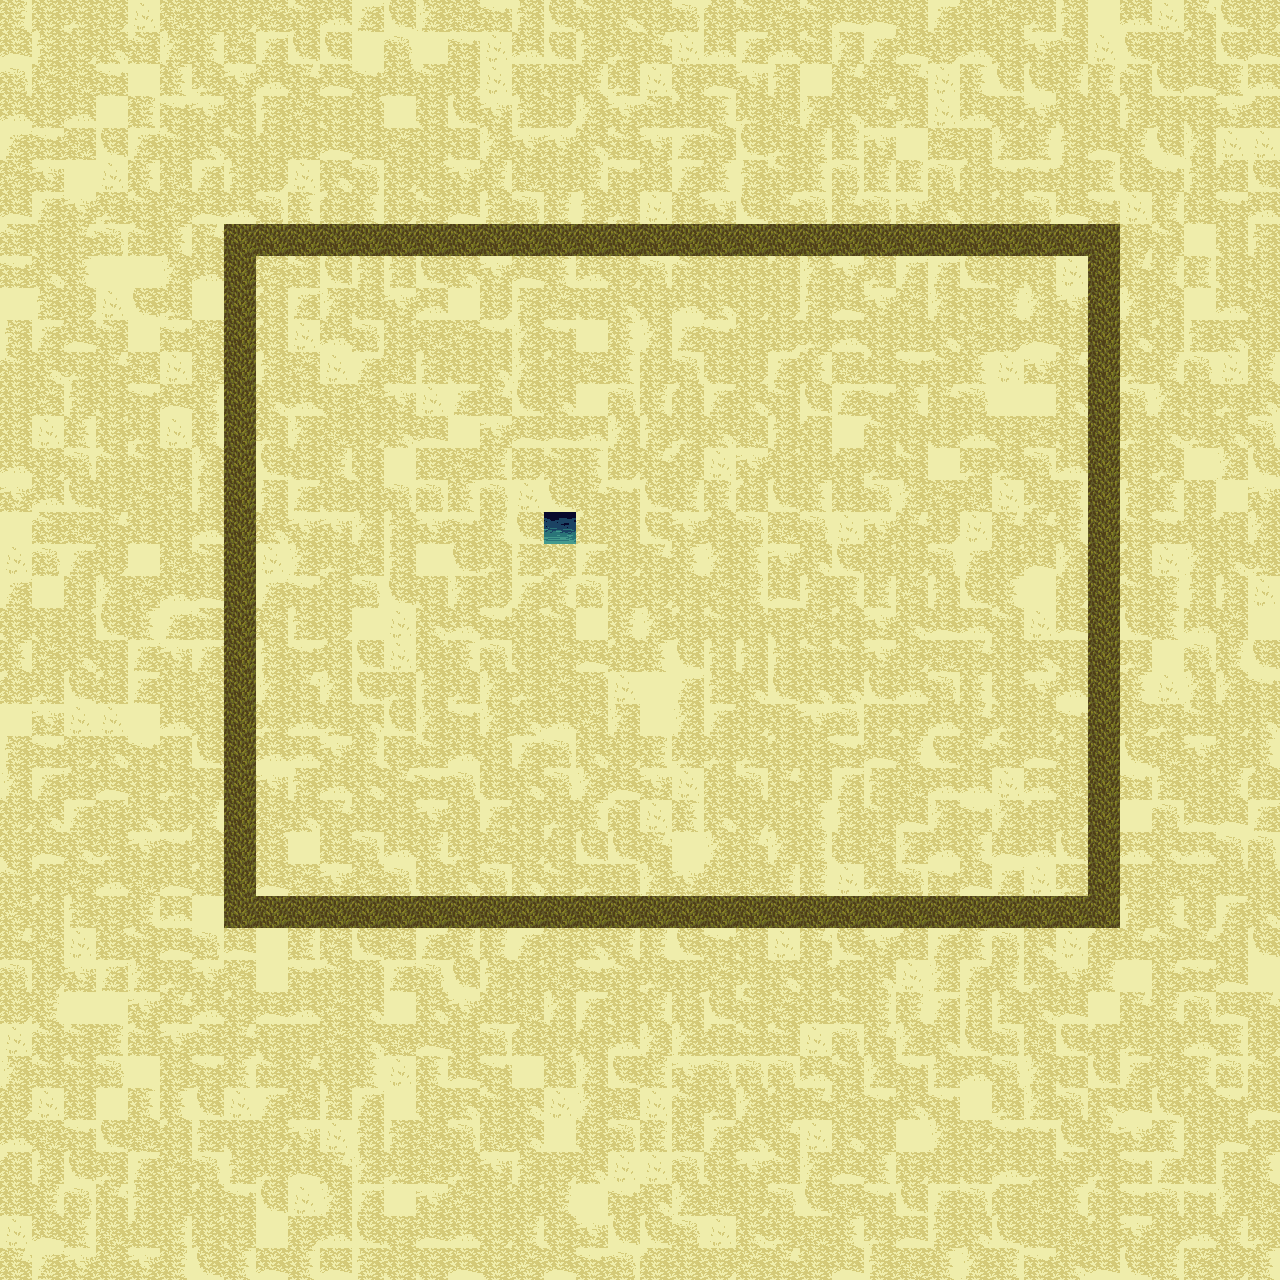

This game map was drawn from its Tiled (.tmx) file and the tilesets committed beside it. A one-line description and the trimmed map source follow:
An orthogonal 40x40 tile map with 32x32 px tiles, 3 tile layers (Tile Layer 1, WorldObjects, CollisionLayer).

<map version="1.0" tiledversion="1.1.4" orientation="orthogonal" renderorder="left-down" width="40" height="40" tilewidth="32" tileheight="32" infinite="0" nextobjectid="1">
 <properties>
  <property name="unity:scale" value=".0312" />
 </properties>
 <tileset firstgid="1" source="HyptosisSprites/hyptosis_tile-art-batch-1.tsx" />
 <layer name="Tile Layer 1" width="40" height="40">
  <data>[1600 cells, 1600 non-empty, 24 distinct tile ids]</data>
 </layer>
 <layer name="WorldObjects" width="40" height="40">
  <data>[1600 cells, 97 non-empty, 2 distinct tile ids]</data>
 </layer>
 <layer name="CollisionLayer" width="40" height="40">
  <data>[1600 cells, 0 non-empty, 0 distinct tile ids]</data>
 </layer>
</map>
